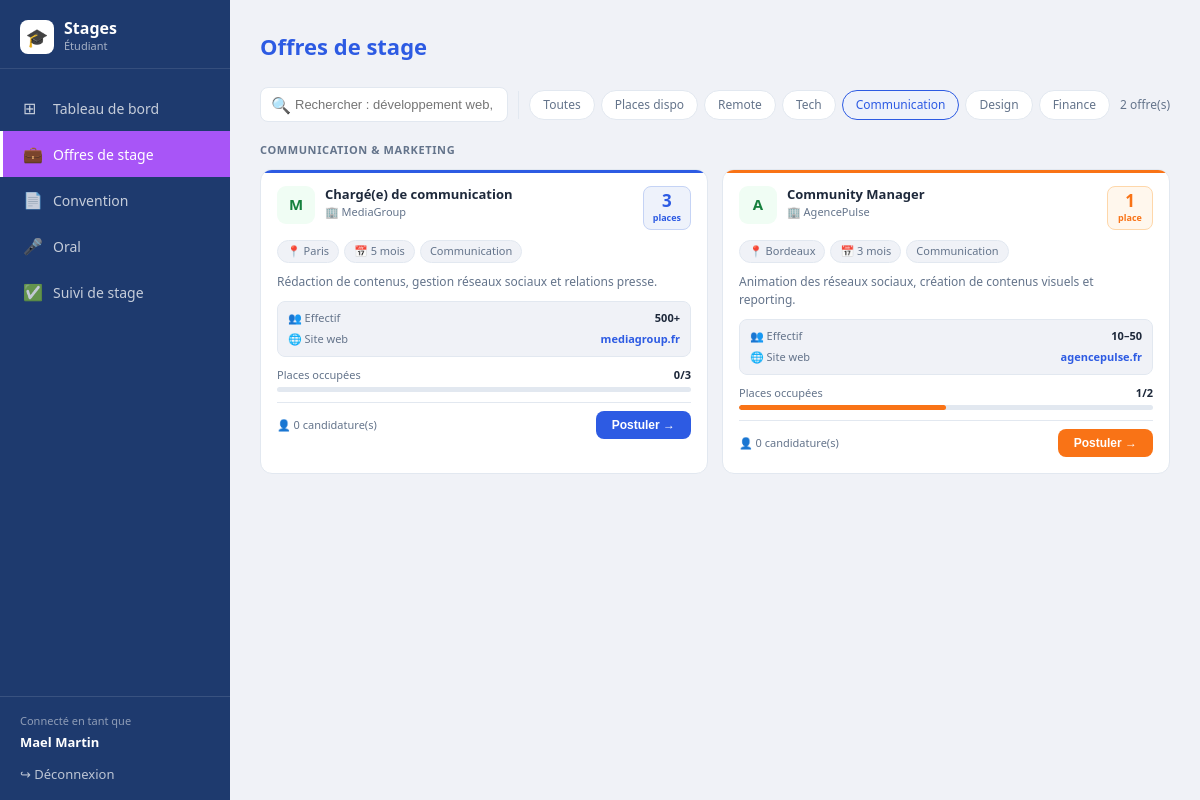
/offres.php?cat=Communication (signed in), run on the app's committed database.
### tables this page shows
CREATE TABLE IF NOT EXISTS offres (
  id                  INT UNSIGNED AUTO_INCREMENT PRIMARY KEY,
  titre               VARCHAR(200)  NOT NULL,
  entreprise          VARCHAR(150)  NOT NULL,
  lieu                VARCHAR(100),
  duree               VARCHAR(50),
  description         TEXT,
  categorie           VARCHAR(50)   DEFAULT 'Tech',
  effectif            VARCHAR(50),
  site_web            VARCHAR(100),
  places_total        INT           DEFAULT 1,
  places_disponibles  INT           DEFAULT 1,
  statut              ENUM('active','inactive') DEFAULT 'active',
  creee_par           INT UNSIGNED,
  created_at          DATETIME DEFAULT CURRENT_TIMESTAMP,
  FOREIGN KEY (creee_par) REFERENCES utilisateurs(id) ON DELETE SET NULL
);

### auth.php (called while the page is built, shortened)
<?php
function h(string $s): string {
    return htmlspecialchars($s, ENT_QUOTES, 'UTF-8');
}

### offres.php (the view, shortened to what this page needs)
<?php
require_once __DIR__ . '/../../includes/auth.php';
require_once __DIR__ . '/../../includes/db.php';
require_once __DIR__ . '/../../includes/sidebar.php';
$user     = currentUser();
$search  = trim($_GET['q']   ?? '');
$filtre  = trim($_GET['cat'] ?? 'tous');
$sql = "SELECT o.*,
        (SELECT COUNT(*) FROM candidatures c WHERE c.offre_id = o.id) AS nb_candidatures
        FROM offres o WHERE o.statut = 'active'";
$params = [];
if ($filtre === 'dispo') {
    $sql .= " AND o.places_disponibles > 0";
} elseif ($filtre === 'remote') {
    $sql .= " AND LOWER(o.lieu) LIKE '%remote%'";
} elseif (!in_array($filtre, ['tous','dispo','remote',''])) {
    $sql .= " AND o.categorie = ?";
    $params[] = $filtre;
}
$sql .= " ORDER BY o.categorie, o.created_at DESC";
$stmt = $pdo->prepare($sql);
$stmt->execute($params);
$offres_db = $stmt->fetchAll();
$stmt2 = $pdo->prepare("SELECT offre_id FROM candidatures WHERE etudiant_id = ?");
$stmt2->execute([$user['id']]);
$deja_postule = array_column($stmt2->fetchAll(), 'offre_id');
$par_categorie = [];
foreach ($offres_db as $o) {
    $cat = $o['categorie'] ?? 'Autres';
    $par_categorie[$cat][] = $o;
}
$categories_label = [
    'Tech'          => 'Développement & Tech',
    'Communication' => 'Communication & Marketing',
    'Design'        => 'Design',
    'Finance'       => 'Finance & Gestion',
    'Autres'        => 'Autres offres',
];
$filtres = [
    'tous'          => 'Toutes',
    'dispo'         => 'Places dispo',
    'remote'        => 'Remote',
    'Tech'          => 'Tech',
    'Communication' => 'Communication',
    'Design'        => 'Design',
    'Finance'       => 'Finance',
];
?>
<!DOCTYPE html>
<html lang="fr">
<head>
  <link rel="stylesheet" href="../../css/style.css">
</head>
<body>
<div class="app-layout">
  <main class="main-content">
    <h1 class="page-title">Offres de stage</h1>
    <div class="top-bar">
      <form method="GET" class="search-wrap" style="display:contents">
        <div class="search-wrap">
          <span class="si">🔍</span>
          <input type="text" name="q" placeholder="Rechercher : développement web, communication…"
                 value="<?= h($search) ?>" onchange="this.form.submit()">
        </div>
      </form>
      <div class="filtres-bar">
        <?php foreach ($filtres as $val => $label):
          $qs = $search ? '&q=' . urlencode($search) : '';
          $active = $filtre === $val ? 'on' : '';
        ?>
          <a href="?cat=<?= urlencode($val) ?><?= $qs ?>" class="fb <?= $active ?>">
            <?= h($label) ?>
          </a>
        <?php endforeach; ?>
      </div>
      <span class="nb-offres"><?= count($offres_db) ?> offre(s)</span>
    </div>
    <?php if (empty($offres_db)): ?>
      <div class="no-result">
        <div class="nr-icon">🔍</div>
        <p>Aucune offre ne correspond à votre recherche.</p>
      </div>
    <?php else: ?>
      <?php foreach ($par_categorie as $cat => $offres): ?>
        <div class="cat-title">
          <?= h($categories_label[$cat] ?? $cat) ?>
        </div>
        <div class="offres-grid">
          <?php foreach ($offres as $offre):
            $dispo   = (int)($offre['places_disponibles'] ?? 1);
            $total   = (int)($offre['places_total']       ?? 1);
            $nb_cand = (int)($offre['nb_candidatures']    ?? 0);
            $complet = $dispo <= 0;
            $urgent  = !$complet && $dispo === 1;
            $postule = in_array($offre['id'], $deja_postule);
            $col     = $complet ? 'gr' : ($urgent ? 'or' : 'bl');
            $pct     = $total > 0 ? round((($total - $dispo) / $total) * 100) : 100;
            $initiale= mb_strtoupper(mb_substr($offre['entreprise'], 0, 1));
            $logo_col = match($offre['categorie'] ?? '') {
              'Communication','Design' => 'gn',
              'Finance'                => 'am',
              default                  => $col,
            };
          ?>
          <div class="kard <?= $col ?>">
            <div class="kh">
              <div class="klogo <?= $logo_col ?>"><?= $initiale ?></div>
              <div class="ktb">
                <div class="ktit"><?= h($offre['titre']) ?></div>
                <div class="kco">🏢 <?= h($offre['entreprise']) ?></div>
              </div>
              <div class="pbadge <?= $col ?>">
                <span class="pnb"><?= $dispo ?></span>
                <span class="plb"><?= $complet ? 'Complet' : 'place' . ($dispo > 1 ? 's' : '') ?></span>
              </div>
            </div>
            <div class="ktags">
              <span class="ktag">📍 <?= h($offre['lieu']) ?></span>
              <span class="ktag">📅 <?= h($offre['duree']) ?></span>
              <?php if (!empty($offre['categorie'])): ?>
                <span class="ktag"><?= h($offre['categorie']) ?></span>
              <?php endif; ?>
            </div>
            <div class="kdesc"><?= h($offre['description']) ?></div>
            <div class="cinfo">
              <?php if (!empty($offre['effectif'])): ?>
                <div class="crow">
                  <span class="crow-l">👥 Effectif</span>
                  <span class="crow-r"><?= h($offre['effectif']) ?></span>
                </div>
              <?php endif; ?>
              <?php if (!empty($offre['site_web'])): ?>
                <div class="crow">
                  <span class="crow-l">🌐 Site web</span>
                  <span class="crow-r"><a href="https://<?= h($offre['site_web']) ?>" target="_blank"><?= h($offre['site_web']) ?></a></span>
                </div>
              <?php endif; ?>
            </div>
            <div class="pbar-w">
              <div class="pbar-l">
                <span>Places occupées</span>
                <span><?= $total - $dispo ?>/<?= $total ?></span>
              </div>
              <div class="pbar">
                <div class="pbar-f <?= $col ?>" style="width:<?= $pct ?>%"></div>
              </div>
            </div>
            <div class="kfoot">
              <span class="kcands">👤 <?= $nb_cand ?> candidature(s)</span>
              <?php if ($postule): ?>
                <span class="btn-k-post">✓ Postulé</span>
              <?php elseif ($complet): ?>
                <span class="btn-k-comp">Complet</span>
              <?php else: ?>
                <form method="POST">
                  <button type="submit" class="btn-k-pos <?= $urgent ? 'or' : '' ?>">
                    Postuler →
                  </button>
                </form>
              <?php endif; ?>
            </div>
          </div>
          <?php endforeach; ?>
        </div>
      <?php endforeach; ?>
    <?php endif; ?>
  </main>
</div>
</body>
</html>

### style.css (style rules this page uses)
:root { --blue-dark: #1e3a6e; --blue-main: #2d5be3; --blue-light: #eef2fb; --blue-border: #c5d3f5; --pink-main: #a855f7; --pink-light: #fdf4ff; --pink-border: #e9d5ff; --gray-bg: #f0f2f7; --gray-border: #e2e8f0; --gray-text: #64748b; --text-main: #1e293b; --white: #ffffff; --green: #22c55e; --orange: #f97316; --red: #ef4444; --sidebar-w: 230px; }
* { box-sizing: border-box; margin: 0; padding: 0; }
body { font-family: 'Segoe UI', system-ui, sans-serif; background: var(--gray-bg); color: var(--text-main); font-size: 14px; line-height: 1.5; }
a { text-decoration: none; color: inherit; }
.app-layout { display: flex; min-height: 100vh; }
.main-content { margin-left: var(--sidebar-w); flex: 1; padding: 30px; min-height: 100vh; }
.page-title { font-size: 22px; font-weight: 700; color: var(--blue-main); margin-bottom: 24px; }

### data on the page
offres: categorie "COMMUNICATION & MARKETING", entreprise "A", titre "Community Manager", entreprise "AgencePulse", places_disponibles "1", lieu "Bordeaux", duree "3 mois", categorie "Communication", description "Animation des réseaux sociaux, création de contenus visuels et reporting.", effectif "10–50", site_web "agencepulse.fr", $total-$dispo "1", places_total "2", nb_cand "0"
offres: entreprise "M", titre "Chargé(e) de communication", entreprise "MediaGroup", places_disponibles "3", lieu "Paris", duree "5 mois", categorie "Communication", description "Rédaction de contenus, gestion réseaux sociaux et relations presse.", effectif "500+", site_web "mediagroup.fr", $total - $dispo "0", places_total "3", nb_cand "0"

### other printed values
$roleLabel "Étudiant"
$item['icon'] "⊞"
$item['label'] "Tableau de bord"
$item['icon'] "💼"
$item['label'] "Offres de stage"
$item['icon'] "📄"
$item['label'] "Convention"
$item['icon'] "🎤"
$item['label'] "Oral"
$item['icon'] "✅"
$item['label'] "Suivi de stage"
$user['nom'] "Mael Martin"
$label "Toutes"
$label "Places dispo"
$label "Remote"
